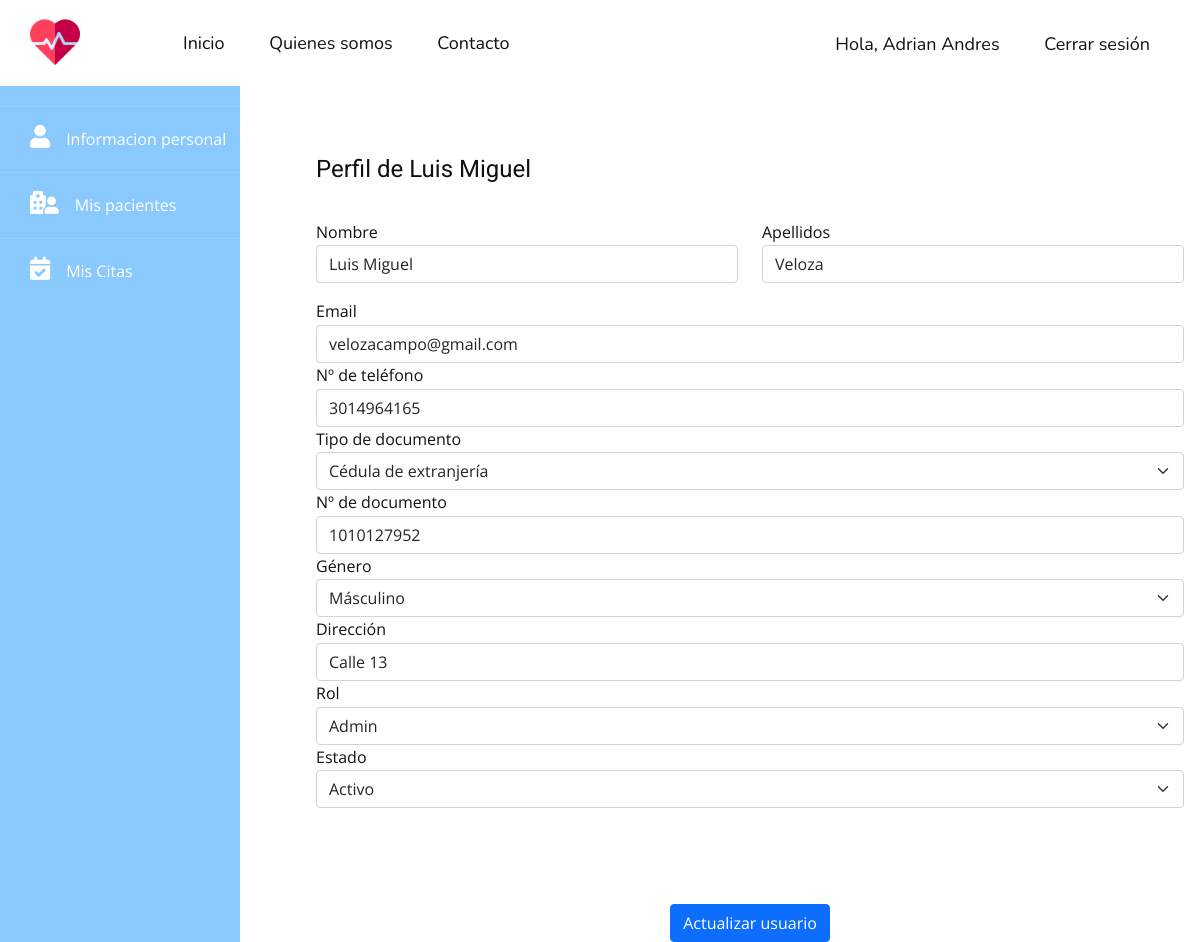
The page /users/1 (signed in) on the database its author committed.
### tables this page shows
CREATE TABLE users (id INTEGER PRIMARY KEY AUTOINCREMENT NOT NULL UNIQUE, first_name VARCHAR NOT NULL, last_name VARCHAR NOT NULL, email VARCHAR UNIQUE NOT NULL, phone VARCHAR, document_type VARCHAR (2) NOT NULL, document_number INTEGER NOT NULL UNIQUE, gender CHAR NOT NULL, address VARCHAR NOT NULL, password VARCHAR NOT NULL, role INTEGER NOT NULL, status INTEGER NOT NULL DEFAULT (1));

### app.py (the view, shortened to what this page needs)
@app.route('/users/<id>', methods=('GET', 'POST'))
@login_required
def get_user(id):
    try:
        if request.method == 'GET':
            db = get_db()
            user = db.execute(
                'SELECT id, first_name, last_name, email, phone, document_type, document_number, gender, address, role, status FROM users WHERE id = ?',
                (id,)).fetchone()
            if user:
                return render_template('/users/user-profile.html', user=user)
            flash("No se encontro el usuario con id " + id, "danger")
    except Exception as e:
        flash(f'Ha ocurrido el siguiente error: {e}', "danger")
        return redirect(url_for('all_users'))
    return redirect(url_for('all_users'))

### app.py (called while the page is built)
def login_required(view):
    @functools.wraps(view)
    def wrapped_view(**kwargs):
        if g.user is None:
            return redirect(url_for('login'))
        return view(**kwargs)
    return wrapped_view

@app.before_request
def load_logged_in_user():
    user_id = session.get('user_id')
    if user_id is None:
        g.user = None
    else:
        db = get_db()
        g.user = db.execute('SELECT * FROM users WHERE id = ?', (user_id,)).fetchone()

### db.py (called while the page is built)
def get_db():
    try:
        if 'db' not in g:
            g.db = sqlite3.connect('hospital.db')
        return g.db
    except Error:
        print(Error)

### templates/users/user-profile.html (shortened to what this page needs)
{% extends "layout.html" %}
{% block content %}
    {% include '/template-parts/sidebar.html' %}
    <div class="main">
        <form action="{{ url_for('get_user', id=user[0]) }}" method="post">
            <div class="col border-right">
                <div class="p-3 py-5">
                    <div class="d-flex justify-content-between align-items-center mb-3">
                        <h4 class="text-right">Perfil de {{ user[1] }}</h4>
                    </div>
                    <div class="row mt-2">
                        <div class="col-md-6">
                            <label class="labels">Nombre</label>
                            <input type="text" class="form-control" name="first_name" value="{{ user[1] }}">
                        </div>
                        <div class="col-md-6">
                            <label class="labels">Apellidos</label>
                            <input type="text" class="form-control" name="last_name" value="{{ user[2] }}">
                        </div>
                    </div>
                    <div class="row mt-3">
                        <div class="col-md-12">
                            <label class="labels">Email</label>
                            <input type="email" class="form-control" name="email" value="{{ user[3] }}">
                        </div>
                        <div class="col-md-12">
                            <label class="labels">Nº de teléfono</label>
                            <input type="text" class="form-control" name="phone" value="{{ user[4] }}">
                        </div>
                        <div class="col-md-12">
                            <label for="phone_number">Tipo de documento</label>
                            <select class="form-select" id="phone_number" name="document_type">
                                <option value="CE" {{ 'selected' if user[5] == 'CE' }}>Cédula de extranjería</option>
                            </select>
                        </div>
                    </div>
                    <div class="col-md-12">
                        <label class="labels">Nº de documento</label>
                        <input type="text" class="form-control" name="document_number" value="{{ user[6] }}">
                    </div>
                    <div class="col-md-12">
                        <label for="gender">Género</label>
                        <select class="form-select" id="gender" name="gender">
                            <option value="M" {{ 'selected' if user[7] == 'M' }}>Másculino</option>
                        </select>
                    </div>
                    <div class="col-md-12">
                        <label class="labels">Dirección</label>
                        <input type="text" class="form-control" name="address" value="{{ user [8] }}">
                    </div>
                    <div class="col-md-12">
                        <label for="role">Rol</label>
                        <select class="form-select" id="role" name="role" aria-label="Default select example">
                            <option value="1" {{ 'selected' if user[9] == 1 }}>Admin</option>
                        </select>
                    </div>
                    <div class="col-md-12">
                        <label for="role">Estado</label>
                        <select class="form-select" id="role" name="status" aria-label="Default select example">
                            <option value="1" {{ 'selected' if user[10] == 1 }}>Activo</option>
                        </select>
                    </div>
                </div>
                <div class="mt-5 text-center">
                    <button class="btn btn-primary profile-button" type="submit">Actualizar usuario</button>
                </div>
            </div>
        </form>
    </div>
{% endblock %}

### templates/template-parts/header.html (shortened to what this page needs)
<header class="u-clearfix u-header u-header" id="sec-f901">
    <div class="u-clearfix u-sheet u-sheet-1">
        <a href="{{ url_for('index') }}" class="u-image u-logo u-image-1" data-image-width="512"
           data-image-height="512">
            <img src="{{ url_for('static', filename="images/cardiogram.png") }}" class="u-logo-image u-logo-image-1"
                 alt="">
        </a>
        <nav class="u-menu u-menu-dropdown u-offcanvas u-menu-1">
            <div class="u-custom-menu u-nav-container">
                <ul class="u-custom-font u-nav u-unstyled u-nav-1">
                    <li class="u-nav-item">
                        <a class="u-active-custom-color-2 u-button-style u-hover-custom-color-1 u-nav-link u-text-active-black u-text-hover-white"
                           href="{{ url_for('index') }}" style="padding: 10px 20px;">Inicio</a>
                    </li>
                    <li class="u-nav-item">
                        <a class="u-active-custom-color-2 u-button-style u-hover-custom-color-1 u-nav-link u-text-active-black u-text-hover-white"
                           href="{{ url_for('about_us') }}" style="padding: 10px 20px;">Quienes somos</a>
                    </li>
                    <li class="u-nav-item">
                        <a class="u-active-custom-color-2 u-button-style u-hover-custom-color-1 u-nav-link u-text-active-black u-text-hover-white"
                           href="{{ url_for('contact_us') }}" style="padding: 10px 20px;">Contacto</a>
                    </li>
                </ul>
            </div>
        </nav>
        <nav class="u-menu u-menu-dropdown u-offcanvas u-menu-2">
            <div class="u-custom-menu u-nav-container">
                <ul class="u-custom-font u-nav u-unstyled u-nav-3">
                    {% if not g.user %}
                        <li class="u-nav-item"><a
                                class="u-active-custom-color-2 u-button-style u-hover-custom-color-1 u-nav-link u-text-active-black u-text-hover-white"
                                href="{{ url_for('login') }}" style="padding: 10px 20px;">Iniciar sesión</a>
                        </li>
                        <li class="u-nav-item"><a
                                class="u-active-custom-color-2 u-button-style u-hover-custom-color-1 u-nav-link u-text-active-black u-text-hover-white"
                                href="{{ url_for('register') }}" style="padding: 10px 20px;">Registrarse</a>
                        </li>
                    {% else %}
                        <li class="u-nav-item"><a
                                class="u-active-custom-color-2 u-button-style u-hover-custom-color-1 u-nav-link u-text-active-black u-text-hover-white"
                                href="{{ url_for('dashboard') }}" style="padding: 10px 20px;">Hola, {{ g.user[1] }}</a>
                        </li>
                        <li class="u-nav-item"><a
                                class="u-active-custom-color-2 u-button-style u-hover-custom-color-1 u-nav-link u-text-active-black u-text-hover-white"
                                href="{{ url_for('logout') }}" style="padding: 10px 20px;">Cerrar sesión</a>
                        </li>
                    {% endif %}
                </ul>
            </div>
        </nav>
    </div>
</header>

### static/css/app.css (style rules this page uses)
* { margin: 0; padding: 0; text-decoration: none; }
li { list-style: none; }
ul { padding-left: 0; }
.sidebar + .main { margin-left: 300px; }

### rows shown on the page
users: first_name "Adrian Andres"
users: first_name "Luis Miguel", last_name "Veloza", email "velozacampo@gmail.com", phone "3014964165", document_number "1010127952", address "Calle 13"
